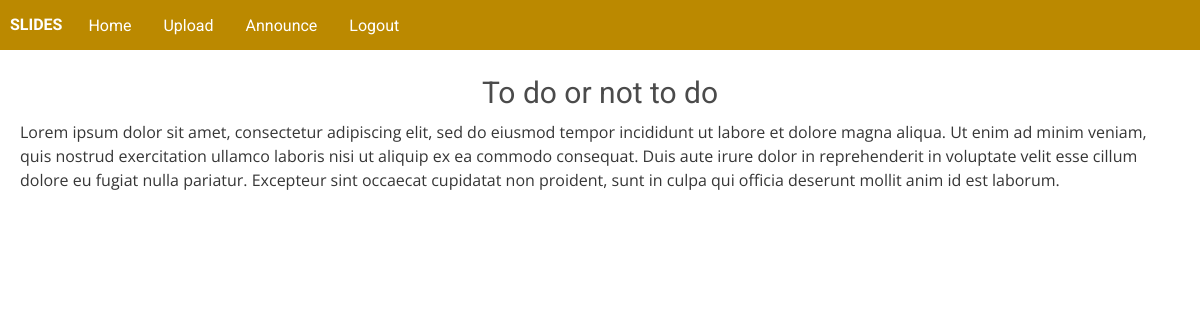
The app's page /announcement/1 (signed in) with its own data.
### slides/models.py (models this page shows, shortened)
class Announcement(models.Model):
    user = models.ForeignKey(User, on_delete=models.CASCADE, related_name="announcer")
    title = models.CharField(max_length=150)
    announcement = models.TextField(max_length=10000)

### slides/views.py (the view)
# urls.py: path("announcement/<a_id>", views.announcement, name="announcement"),
@login_required
def announcement(request, a_id):
    announcement = Announcement.objects.get(pk=a_id)
    return render(request, "slides/announcement.html", {
        "announcement": announcement
    })

### slides/templates/slides/announcement.html (shortened to what this page needs)
{% extends "slides/layout.html" %}
{% load static %}
{% load custom_template_tags %}
{% block scripthead %}
    <link href="{% static 'slides/announcement.css' %}" rel="stylesheet">
{% endblock %}
{% block body %}
    <div id="the-announcement">
        <div id="a-title">
            <p id="title-text">{{ announcement.title }}</p>
        </div>
        <div id="a-announcement">
            <div id="announcement-body">{{ announcement.announcement }}</div>
        </div>
    </div>
{% endblock %}

### slides/static/slides/styles.css (style rules this page uses)
body { padding: 0px; margin: 0px; width: 100%; }

### slides/static/slides/announcement.css (style rules this page uses)
#the-announcement { margin: 20px; }
#the-announcement #a-title { display: flex; justify-content: center; }
#the-announcement #a-title #title-text { font-family: "Roboto", sans-serif; font-size: 30px; margin: 0px; color: #4b4b4b; text-align: center; }
#the-announcement #a-announcement { margin-top: 5px; }
#the-announcement #a-announcement #announcement-body { font-family: "Open Sans", sans-serif; font-weight: normal; color: #363636; }

### slides/static/slides/styles-mobile.css (style rules this page uses)
body { padding: 0px; margin: 0px; width: 100%; }

### records on screen
Announcement: title "To do or not to do", announcement "Lorem ipsum dolor sit amet, consectetur adipiscing elit, sed do eiusmod tempor incididunt ut labore et dolore magna aliqua. Ut enim ad minim veniam, quis nostrud exercitation ullamco laboris nisi ut aliquip ex ea commodo consequat. Duis aute irure dolor in reprehenderit in voluptate velit esse cillum dolore eu fugiat nulla pariatur. Excepteur sint occaecat cupidatat non proident, sunt in culpa qui officia deserunt mollit anim id est laborum."
